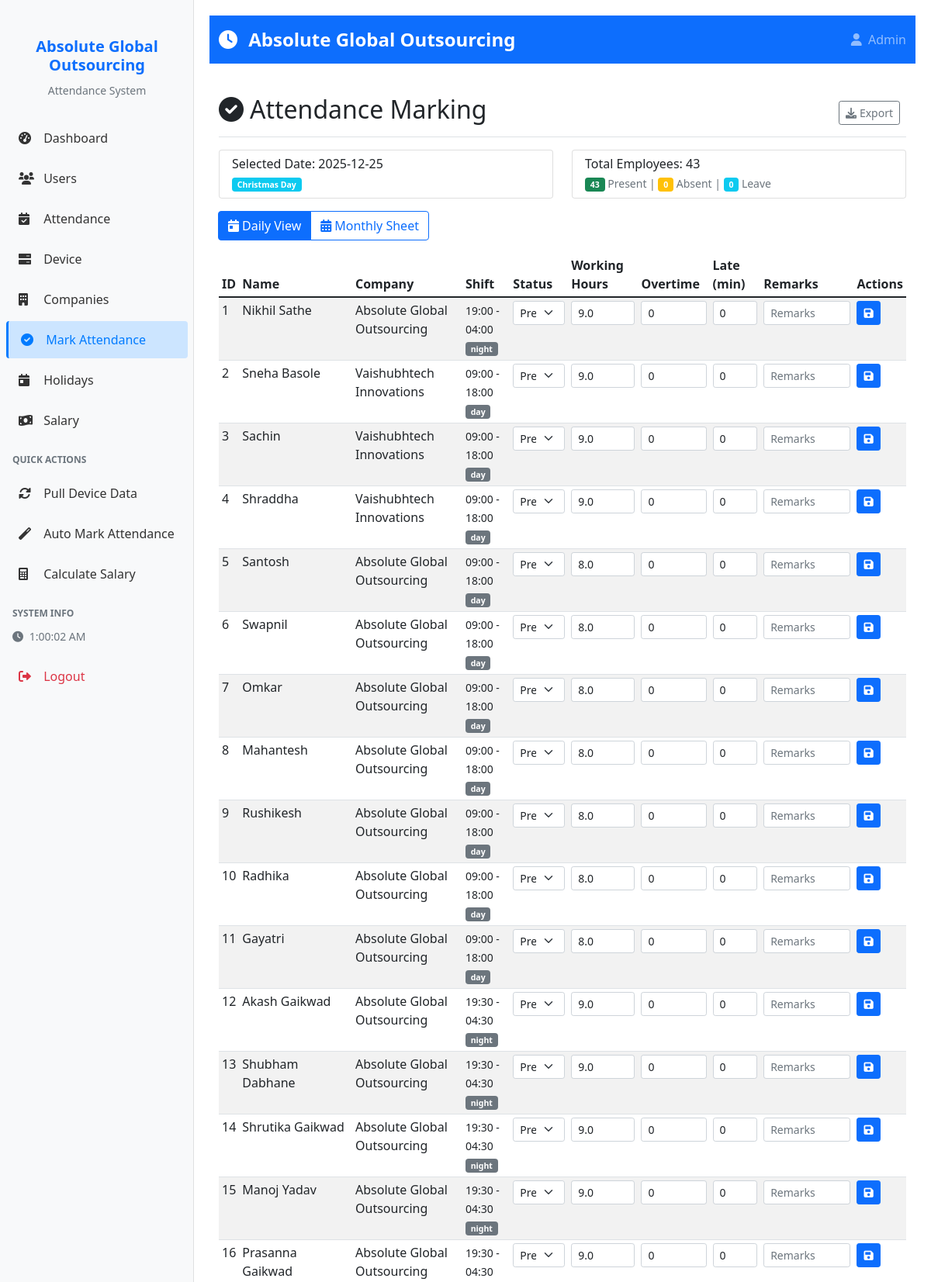
The app's page /attendance_marking (signed in, upper part) with its own data.
### tables this page shows
CREATE TABLE holidays (
        id INTEGER PRIMARY KEY AUTOINCREMENT,
        date TEXT UNIQUE NOT NULL,
        name TEXT NOT NULL,
        description TEXT,
        is_public_holiday BOOLEAN DEFAULT 1,
        created_date TEXT DEFAULT CURRENT_TIMESTAMP
    );

CREATE TABLE users (
        userid INTEGER PRIMARY KEY,
        name TEXT NOT NULL
    , company_name TEXT DEFAULT "Default Company", shift_start_time TEXT DEFAULT "09:00:00", shift_end_time TEXT DEFAULT "18:00:00", shift_type TEXT DEFAULT "day", working_hours_per_day REAL DEFAULT 8.0, created_date TEXT DEFAULT "2024-01-01", company_id INTEGER, hourly_rate REAL DEFAULT 100.0, monthly_salary REAL DEFAULT 15000.0);

### web_app.py (the view)
    def decorated_function(*args, **kwargs):
        if 'admin_logged_in' not in session:
            return redirect(url_for('admin_login'))
        return f(*args, **kwargs)

### web_app.py (called while the page is built)
@app.context_processor
def inject_company_name():
    return {'COMPANY_NAME': COMPANY_NAME}

def login_required(f):
    def decorated_function(*args, **kwargs):
        if 'admin_logged_in' not in session:
            return redirect(url_for('admin_login'))
        return f(*args, **kwargs)
    decorated_function.__name__ = f.__name__
    return decorated_function

def get_db_connection():
    conn = sqlite3.connect(DB_PATH)
    conn.row_factory = sqlite3.Row
    return conn

### templates/attendance_marking.html (shortened to what this page needs)
{% extends "base.html" %}
{% block content %}
<div class="d-flex justify-content-between flex-wrap flex-md-nowrap align-items-center pt-3 pb-2 mb-3 border-bottom">
    <h1 class="h2">
        <i class="fas fa-check-circle me-2"></i>Attendance Marking
    </h1>
    <div class="btn-toolbar mb-2 mb-md-0">
        <div class="btn-group me-2">
            <button type="button" class="btn btn-sm btn-outline-secondary" onclick="exportAttendance()">
                <i class="fas fa-download me-1"></i>Export
            </button>
        </div>
    </div>
</div>
<div class="row mb-3">
    <div class="col-md-6">
        <div class="card">
            <div class="card-body py-2">
                <h6 class="card-title mb-1">Selected Date: {{ selected_date }}</h6>
                <p class="card-text small text-muted mb-0">
                    {% if is_weekend %}
                        <span class="badge bg-warning">Weekend</span>
                    {% elif holiday %}
                        <span class="badge bg-info">{{ holiday.name }}</span>
                    {% else %}
                        <span class="badge bg-success">Working Day</span>
                    {% endif %}
                </p>
            </div>
        </div>
    </div>
    <div class="col-md-6">
        <div class="card">
            <div class="card-body py-2">
                <h6 class="card-title mb-1">Total Employees: {{ users|length }}</h6>
                <p class="card-text small text-muted mb-0">
                    <span class="badge bg-success" id="presentCount">0</span> Present |
                    <span class="badge bg-warning" id="absentCount">0</span> Absent |
                    <span class="badge bg-info" id="leaveCount">0</span> Leave
                </p>
            </div>
        </div>
    </div>
</div>
<div class="row mb-3">
    <div class="col-12">
        <div class="btn-group" role="group">
            <label class="btn btn-outline-primary" for="dailyView">
                <i class="fas fa-calendar-day me-1"></i>Daily View
            </label>
            <label class="btn btn-outline-primary" for="monthlyView">
                <i class="fas fa-calendar-alt me-1"></i>Monthly Sheet
            </label>
        </div>
    </div>
</div>
<div id="dailyTableView">
    <div class="table-responsive">
        <table class="table table-striped table-sm">
            <thead>
                <tr>
                    <th>ID</th>
                    <th>Name</th>
                    <th>Company</th>
                    <th>Shift</th>
                    <th>Status</th>
                    <th>Working Hours</th>
                    <th>Overtime</th>
                    <th>Late (min)</th>
                    <th>Remarks</th>
                    <th>Actions</th>
                </tr>
            </thead>
            <tbody>
                {% for user in users %}
                <tr data-userid="{{ user.userid }}">
                    <td>{{ user.userid }}</td>
                    <td>{{ user.name }}</td>
                    <td>{{ user.company_name }}</td>
                    <td>
                        <small>
                            {{ user.shift_start_time }} - {{ user.shift_end_time }}<br>
                            <span class="badge bg-secondary">{{ user.shift_type }}</span>
                        </small>
                    </td>
                    <td>
                        <select class="form-select form-select-sm status-select" onchange="updateStatus({{ user.userid }}, this.value)">
                            <option value="present" {% if user.marked_status == 'present' %}selected{% endif %}>Present</option>
                        </select>
                    </td>
                    <td>
                        <input type="number" class="form-control form-control-sm working-hours"
                               value="{{ user.marked_hours or user.actual_hours or user.working_hours_per_day }}"
                               step="0.5" min="0" max="24"
                               onchange="updateWorkingHours({{ user.userid }}, this.value)">
                    </td>
                    <td>
                        <input type="number" class="form-control form-control-sm overtime-hours"
                               value="{{ user.overtime_hours or 0 }}"
                               step="0.5" min="0" max="24"
                               onchange="updateOvertimeHours({{ user.userid }}, this.value)">
                    </td>
                    <td>
                        <input type="number" class="form-control form-control-sm late-minutes"
                               value="{{ user.late_minutes or 0 }}"
                               min="0" max="480"
                               onchange="updateLateMinutes({{ user.userid }}, this.value)">
                    </td>
                    <td>
                        <input type="text" class="form-control form-control-sm remarks"
                               value="{{ user.remarks or '' }}"
                               placeholder="Remarks"
                               onchange="updateRemarks({{ user.userid }}, this.value)">
                    </td>
                    <td>
                        <button class="btn btn-sm btn-primary" onclick="saveAttendance({{ user.userid }})">
                            <i class="fas fa-save"></i>
                        </button>
                    </td>
                </tr>
                {% endfor %}
            </tbody>
        </table>
    </div>
</div>
{% endblock %}

### templates/base.html (style rules this page uses)
body { font-family: 'Segoe UI', Tahoma, Geneva, Verdana, sans-serif; }

### records on screen
holidays: name "Christmas Day"
users: userid "1", name "Nikhil Sathe", company_name "Absolute Global Outsourcing", shift_start_time "19:00", shift_end_time "04:00", shift_type "night", userid "Present", working_hours_per_day "9.0", overtime_hours "0", late_minutes "0"
users: userid "2", name "Sneha Basole", company_name "Vaishubhtech Innovations", shift_start_time "09:00", shift_end_time "18:00", shift_type "day", userid "Present", working_hours_per_day "9.0", overtime_hours "0", late_minutes "0"
users: userid "3", name "Sachin", company_name "Vaishubhtech Innovations", shift_start_time "09:00", shift_end_time "18:00", shift_type "day", userid "Present", working_hours_per_day "9.0", overtime_hours "0", late_minutes "0"
users: userid "4", name "Shraddha", company_name "Vaishubhtech Innovations", shift_start_time "09:00", shift_end_time "18:00", shift_type "day", userid "Present", working_hours_per_day "9.0", overtime_hours "0", late_minutes "0"
users: userid "5", name "Santosh", company_name "Absolute Global Outsourcing", shift_start_time "09:00", shift_end_time "18:00", shift_type "day", userid "Present", working_hours_per_day "8.0", overtime_hours "0", late_minutes "0"
users: userid "6", name "Swapnil", company_name "Absolute Global Outsourcing", shift_start_time "09:00", shift_end_time "18:00", shift_type "day", userid "Present", working_hours_per_day "8.0", overtime_hours "0", late_minutes "0"
users: userid "7", name "Omkar", company_name "Absolute Global Outsourcing", shift_start_time "09:00", shift_end_time "18:00", shift_type "day", userid "Present", working_hours_per_day "8.0", overtime_hours "0", late_minutes "0"
users: userid "8", name "Mahantesh", company_name "Absolute Global Outsourcing", shift_start_time "09:00", shift_end_time "18:00", shift_type "day", userid "Present", working_hours_per_day "8.0", overtime_hours "0", late_minutes "0"
users: userid "9", name "Rushikesh", company_name "Absolute Global Outsourcing", shift_start_time "09:00", shift_end_time "18:00", shift_type "day", userid "Present", working_hours_per_day "8.0", overtime_hours "0", late_minutes "0"
users: userid "10", name "Radhika", company_name "Absolute Global Outsourcing", shift_start_time "09:00", shift_end_time "18:00", shift_type "day", userid "Present", working_hours_per_day "8.0", overtime_hours "0", late_minutes "0"
users: userid "11", name "Gayatri", company_name "Absolute Global Outsourcing", shift_start_time "09:00", shift_end_time "18:00", shift_type "day", userid "Present", working_hours_per_day "8.0", overtime_hours "0", late_minutes "0"
users: userid "12", name "Akash Gaikwad", company_name "Absolute Global Outsourcing", shift_start_time "19:30", shift_end_time "04:30", shift_type "night", userid "Present", working_hours_per_day "9.0", overtime_hours "0", late_minutes "0"
users: userid "13", name "Shubham Dabhane", company_name "Absolute Global Outsourcing", shift_start_time "19:30", shift_end_time "04:30", shift_type "night", userid "Present", working_hours_per_day "9.0", overtime_hours "0", late_minutes "0"
users: userid "14", name "Shrutika Gaikwad", company_name "Absolute Global Outsourcing", shift_start_time "19:30", shift_end_time "04:30", shift_type "night", userid "Present", working_hours_per_day "9.0", overtime_hours "0", late_minutes "0"
users: userid "15", name "Manoj Yadav", company_name "Absolute Global Outsourcing", shift_start_time "19:30", shift_end_time "04:30", shift_type "night", userid "Present", working_hours_per_day "9.0", overtime_hours "0", late_minutes "0"
users: userid "16", name "Prasanna Gaikwad", company_name "Absolute Global Outsourcing", shift_start_time "19:30", shift_end_time "04:30", userid "Present", working_hours_per_day "9.0", overtime_hours "0", late_minutes "0"

### other values on screen
{{ COMPANY_NAME }} "Absolute Global Outsourcing"
{{ selected_date }} "2025-12-25"
{{ users|length }} "43"
